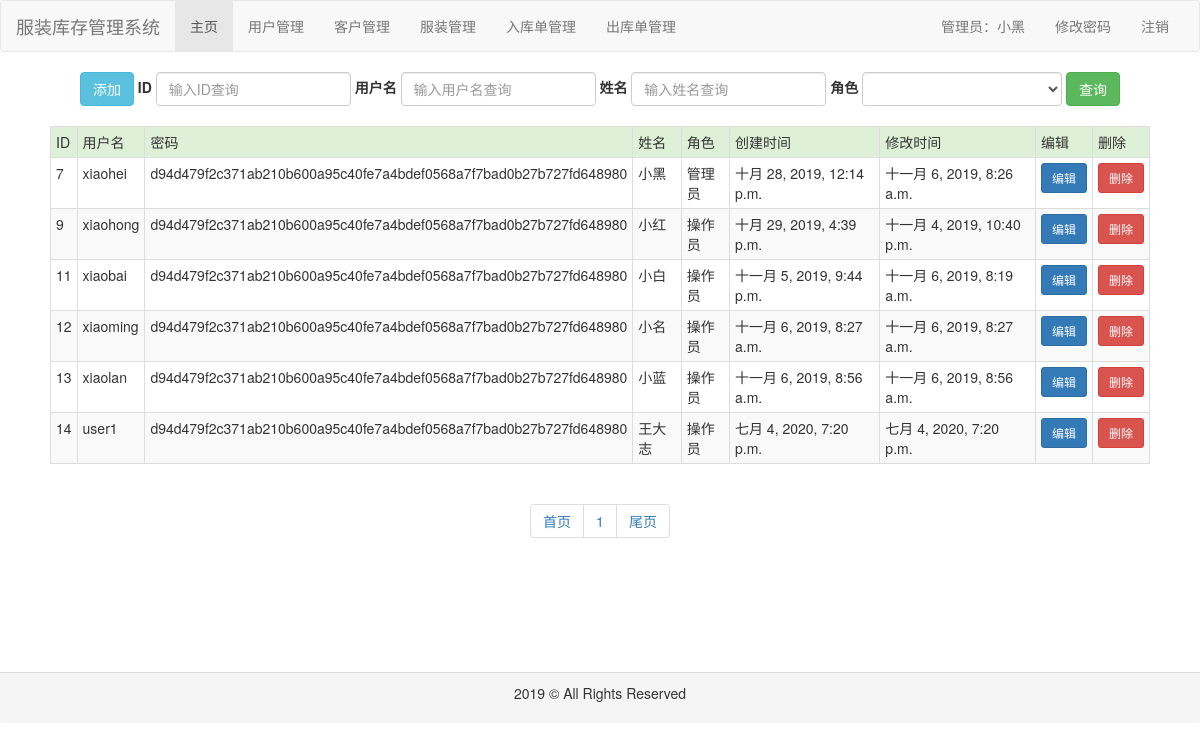
The app's page /user/ (signed in) with its own data.
### common/models.py (models this page shows, shortened)
class User(models.Model):
    role_choices = (
        ('操作员', '操作员'),
        ('管理员', '管理员')
    )
    username = models.CharField(max_length=32, unique=True, verbose_name='用户名')
    password = models.CharField(max_length=100, verbose_name='密码')
    name = models.CharField(max_length=32, verbose_name='姓名')
    role = models.CharField(max_length=32, choices=role_choices, default='操作员', verbose_name='角色')
    create_time = models.DateTimeField(auto_now_add=True, verbose_name='创建时间')
    modify_time = models.DateTimeField(auto_now=True, verbose_name='修改时间')
    class Meta:
        ordering = ['create_time']
        verbose_name = '用户'
        verbose_name_plural = verbose_name

### user/views.py (the view)
# urls.py: path('', views.list, name='index'),
def list(request):
    qs = User.objects.values()
    paginator = Paginator(qs, 10)
    page = request.GET.get('page', '1')
    result = paginator.page(page)
    context = {
        'result': result,
    }
    return render(request, 'user/index.html', context)

### user/templates/user/index.html (shortened to what this page needs)
{% extends 'base1.html' %}
{% block content %}
    <div id="content" style="height: 600px">
        <div id="search" class="text-center">
            <form class="form-inline" action="{% url 'user:search' %} " method="post">
                <div class="form-group ">
                    <a class="btn btn-info" href="{% url 'user:add' %}">添加</a>
                </div>
                <div class="form-group">
                    <label for="id">ID</label>
                    <input type="text" class="form-control" id="id" name="id" placeholder="输入ID查询">
                </div>
                <div class="form-group">
                    <label for="username">用户名</label>
                    <input type="text" class="form-control" id="username" name="username" placeholder="输入用户名查询">
                </div>
                <div class="form-group">
                    <label for="name">姓名</label>
                    <input type="text" class="form-control" id="name" name="name" placeholder="输入姓名查询">
                </div>
                <div class="form-group">
                    <label for="role">角色</label>
                    <select id="role" name="role" class="form-control" style="width: 200px">
                        <option style='display: none'></option>
                        <option>管理员</option>
                    </select>
                </div>
                <button type="submit" class="btn btn-success">查询</button>
            </form>
        </div>
        <br>
        <div id="table" align="center">
            {% if result %}
                <table class="table table-striped table-bordered table-hover  table-condensed" style="width: 1100px">
                <tr class="success">
                    <td>ID</td>
                    <td>用户名</td>
                    <td>密码</td>
                    <td>姓名</td>
                    <td>角色</td>
                    <td>创建时间</td>
                    <td>修改时间</td>
                    <td>编辑</td>
                    <td>删除</td>
                </tr>
                {% for foo in result %}
                    <tr>
                        <td>{{ foo.id }}</td>
                        <td>{{ foo.username }}</td>
                        <td>{{ foo.password }}</td>
                        <td>{{ foo.name }}</td>
                        <td>{{ foo.role }}</td>
                        <td>{{ foo.create_time }}</td>
                        <td>{{ foo.modify_time }}</td>
                        <td><a class="btn btn-primary btn-sm" href="{% url 'user:update' foo.id %}">编辑</a></td>
                        <td><a class="btn btn-danger btn-sm" href="{% url 'user:delete' foo.id %}">删除</a></td>
                    </tr>
                {% endfor %}
            {% else %}
                <p>没有任何用户</p>
            {% endif %}
            </table>
        </div>
        <div class="text-center">
            <ul class="pagination">
                <li><a href="/user/?page=1" rel="external nofollow">首页</a></li>
                {% for num in result.paginator.page_range %}
                    <li><a href="/user/?page={{ num }}" rel="external nofollow">{{ num }}</a></li>
                {% endfor %}
                <li><a href="/user/?page={{ result.paginator.num_pages }}" rel="external nofollow">尾页</a></li>
            </ul>
        </div>
    </div>
{% endblock %}

### templates/base1.html (shortened to what this page needs)
{% load staticfiles %}
<!DOCTYPE html>
<html lang="zh-CN">
<head>
    <link href="{% static 'bootstrap-3.3.7-dist/css/bootstrap.min.css' %}" rel="stylesheet">
</head>
<body>
<nav class="navbar navbar-default">
    <div class="container-fluid">
        <div class="navbar-header">
            <a class="navbar-brand" href="#">服装库存管理系统</a>
        </div>
        <div class="collapse navbar-collapse" id="my-nav">
            <ul class="nav navbar-nav faq-tabbable">
                <li class="active"><a href="{% url 'index' %}">主页</a></li>
                <li><a href="{% url 'user:index' %}">用户管理</a></li>
                <li><a href="{% url 'customer:index' %}">客户管理</a></li>
                <li><a href="{% url 'clothes:index' %}">服装管理</a></li>
                <li><a href="{% url 'inorder:index' %}">入库单管理</a></li>
                <li><a href="{% url 'outorder:index' %}">出库单管理</a></li>
            </ul>
            <ul class="nav navbar-nav navbar-right">
                {% if request.session.is_login %}
                    <li><a href="#">{{ request.session.user_role }}：{{ request.session.user_name }}</a></li>
                    <li><a href="{% url 'changepwd' %}">修改密码</a></li>
                    <li><a href="{% url 'logout' %}">注销</a></li>
                {% else %}
                    <li><a href="{% url 'login' %}">登录</a></li>
                    <li><a href="{% url 'register' %}">注册</a></li>
                {% endif %}
            </ul>
        </div>
    </div>
</nav>
{% if request.session.is_login %}
    {% if request.session.user_role == '管理员' %}
        {% block content %}{% endblock %}
    {% else %}
        <div class="container text-center" style="height: 600px">
            <h1>你不是管理员，不能访问本页面的内容！</h1>
        </div>
    {% endif %}
{% else %}
    <div class="container text-center" style="height: 600px">
        <h1>你尚未登录，只能访问公开内容！</h1>
    </div>
{% endif %}
<footer class="panel-footer">
    <p class="text-center">2019 © All Rights Reserved</p>
</footer>
</body>
</html>

### records on screen
User: session.user_role "管理员", id "7", username "xiaohei", password "d94d479f2c371ab210b600a95c40fe7a4bdef0568a7f7bad0b27b727fd648980", name "小黑", role "管理员", create_time "十月 28, 2019, 12:14 p.m.", modify_time "十一月 6, 2019, 8:26 a.m."
User: id "9", username "xiaohong", password "d94d479f2c371ab210b600a95c40fe7a4bdef0568a7f7bad0b27b727fd648980", name "小红", role "操作员", create_time "十月 29, 2019, 4:39 p.m.", modify_time "十一月 4, 2019, 10:40 p.m."
User: id "11", username "xiaobai", password "d94d479f2c371ab210b600a95c40fe7a4bdef0568a7f7bad0b27b727fd648980", name "小白", role "操作员", create_time "十一月 5, 2019, 9:44 p.m.", modify_time "十一月 6, 2019, 8:19 a.m."
User: id "12", username "xiaoming", password "d94d479f2c371ab210b600a95c40fe7a4bdef0568a7f7bad0b27b727fd648980", name "小名", role "操作员", create_time "十一月 6, 2019, 8:27 a.m.", modify_time "十一月 6, 2019, 8:27 a.m."
User: id "13", username "xiaolan", password "d94d479f2c371ab210b600a95c40fe7a4bdef0568a7f7bad0b27b727fd648980", name "小蓝", role "操作员", create_time "十一月 6, 2019, 8:56 a.m.", modify_time "十一月 6, 2019, 8:56 a.m."
User: id "14", username "user1", password "d94d479f2c371ab210b600a95c40fe7a4bdef0568a7f7bad0b27b727fd648980", name "王大志", role "操作员", create_time "七月 4, 2020, 7:20 p.m.", modify_time "七月 4, 2020, 7:20 p.m."

### other values on screen
{{ request.session.user_name }} "小黑"
{{ num }} "1"
